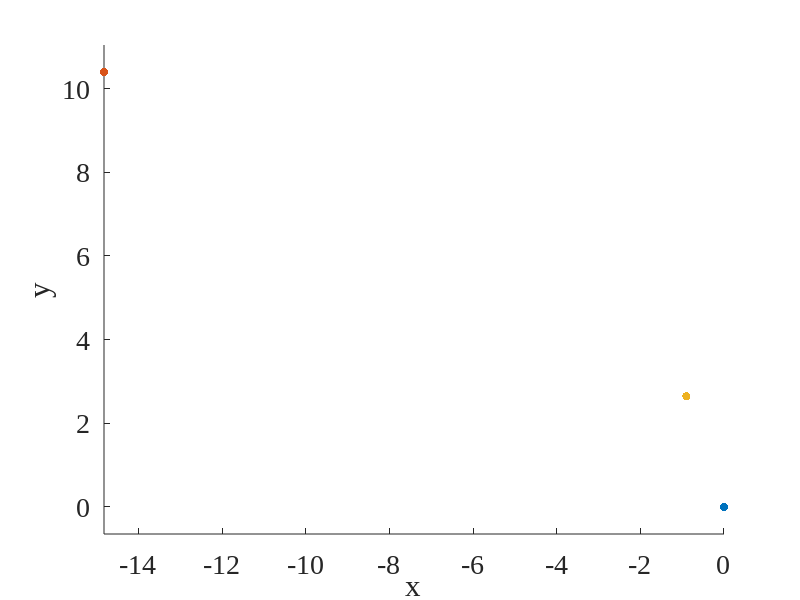

MATLAB code for this plot: (Note: this script raises an error after producing the figure.)
% close all
mu = 1;
xA0 = -14.8229; yA0 = 10.3939;
xD0 = -0.9002; yD0 = 2.6429;
vAx0 = 0.4186; vAy0 = 0.1537; 
vDx0 = -0.538; vDy0 = 0.7667;

% xA0 = -20; yA0 = 10;
% xD0 = -1; yD0 = 2;
% vAx0 = 1; vAy0 = 0; 
% vDx0 = 0; vDy0 = 2;

uA = 1; uD = 2;

ax1 = figure;hold on 
axis equal
xlabel('x');
ylabel('y');
set(gca,'FontName','Times New Roman','FontSize',20)
scatter(0,0,'green','filled')
scatter(xA0,yA0,'red','filled')
scatter(xD0,yD0,'blue','filled')

t = 0;
dt = 0.001;
xA = xA0;
yA = yA0;
vAx = vAx0;
vAy = vAy0;
xD = xD0;
yD = yD0;
vDx = vDx0;
vDy = vDy0;

[op_tx,op_ty,op_thetaA,op_thetaD,t_minimal,ti,to] = find_optimal_RA_double_integrator(xA,yA,vAx,vAy,uA,xD,yD,vDx,vDy,uD,mu);
[op_vx,op_vy] = get_vXY(t_minimal,op_thetaA,uA,vAx0,vAy0,mu);
draw_ADR(ti,to,xA,yA,vAx,vAy,uA,xD,yD,vDx,vDy,uD,mu,ax1,[0 0 0],true);
draw_trajectory(op_thetaA,op_thetaD,t_minimal,mu,uA,xA0,yA0,vAx0,vAy0,uD,xD0,yD0,vDx0,vDy0,ax1)
scatter(op_tx,op_ty,'magenta','filled','pentagram')
tx_lst = [];
ty_lst = [];
xA_lst = [];
yA_lst = [];
xD_lst = [];
yD_lst = [];
thetaA_lst = [];
thetaD_lst = [];
tx2_lst = [];
ty2_lst = [];
i = 1;
I = 10;
[~,~,tx0,ty0]=find_optimal_RA(xD,yD,xA,yA,uA/uD);
tx = tx0;
ty = ty0;
[thetaA1,~] = ddi_target_theta(xA0,yA0,vAx0,vAy0,uA,tx,ty,mu);
[thetaD1,~] = ddi_target_theta(xD0,yD0,vDx0,vDy0,uD,tx,ty,mu);
% simulate to Te
[TeA,~,~] = simulate_to_Te(tx,ty,xA0,yA0,vAx0,vAy0,uA,mu);
[TeD,~,~] = simulate_to_Te(tx,ty,xD0,yD0,vDx0,vDy0,uD,mu);
Te = min(TeA,TeD);
[xA1,yA1] = get_XY(Te,thetaA1,uA,xA0,yA0,vAx0,vAy0,mu);
scatter(xA1,yA1,20,[0,0.8,0.3],'filled');
[xD1,yD1] = get_XY(Te,thetaD1,uD,xD0,yD0,vDx0,vDy0,mu);
scatter(xD1,yD1,20,[0.5,0.7,0],'filled');

[~,~,tx1,ty1]=find_optimal_RA(xD1,yD1,xA1,yA1,uA/uD);
[thetaA2,~] = ddi_target_theta(xA0,yA0,vAx0,vAy0,uA,tx1,ty1,mu);
[thetaD2,~] = ddi_target_theta(xD0,yD0,vDx0,vDy0,uD,tx1,ty1,mu);
[xA,yA] = get_XY(Te,thetaA2,uA,xA0,yA0,vAx0,vAy0,mu);
scatter(xA,yA,20,[0,0.8,0.3],'filled');
[xD,yD] = get_XY(Te,thetaD2,uD,xD0,yD0,vDx0,vDy0,mu);
scatter(xD,yD,20,[0.5,0.7,0],'filled');

[vAx1,vAy1] = get_vXY(Te,thetaA1,uA,vAx0,vAy0,mu);
[vAx2,vAy2] = get_vXY(Te,thetaA2,uA,vAx0,vAy0,mu);
delta_theta_trueA = atan2(vAy2,vAx2)-atan2(vAy1,vAx1);

[vDx1,vDy1] = get_vXY(Te,thetaD1,uD,vDx0,vDy0,mu);
[vDx2,vDy2] = get_vXY(Te,thetaD2,uD,vDx0,vDy0,mu);
delta_theta_trueD = atan2(vDy2,vDx2)-atan2(vDy1,vDx1);

alpha_xA = (xA-xA1)/delta_theta_trueA+yA;
alpha_yA = xA-(yA-yA1)/delta_theta_trueA;
alpha_xD = (xD-xD1)/delta_theta_trueD+yD;
alpha_yD = xD-(yD-yD1)/delta_theta_trueD;

t_fA = sqrt((tx-xA0)^2+(ty-yA0)^2)/(uA/mu);
t_fD = sqrt((tx-xD0)^2+(ty-yD0)^2)/(uD/mu);
t_f = min(t_fA,t_fD);
simulate_2_to_tf(tx0,ty0,tx1,ty1,xA0,yA0,vAx0,vAy0,uA,mu,t_f,Te);

xA2 = xA;
yA2 = yA;
xD2 = xD;
yD2 = yD;
% find terminal
while true
    if true
        tx_lst(end+1) = tx;
        ty_lst(end+1) = ty;
        thetaA_lst(end+1) = thetaA2;
        thetaD_lst(end+1) = thetaD2;
    end

    if i>=I
        break
    end
    [~,~,tx,ty]=find_optimal_RA(xD,yD,xA,yA,uA/uD);
    scatter(tx,ty,50,'yellow','filled','pentagram')
    [thetaA2,tA] = ddi_target_theta(xA0,yA0,vAx0,vAy0,uA,tx,ty,mu);
    [thetaD2,tD] = ddi_target_theta(xD0,yD0,vDx0,vDy0,uD,tx,ty,mu);
    tt = min(tA,tD);
    draw_trajectory(thetaA2,thetaD2,tt,mu,uA,xA0,yA0,vAx0,vAy0,uD,xD0,yD0,vDx0,vDy0,ax1)

    [vAx,vAy] = get_vXY(Te,thetaA2,uA,vAx0,vAy0,mu);
    delta_theta_trueA = atan2(vAy1,vAx1)-atan2(vAy,vAx);

    delta_theta_xA = (tx1-tx)/(-ty1+alpha_xA);
    delta_theta_yA = (ty1-ty)/(tx1-alpha_yA); 
    % avg_delta_theta_A = (delta_theta_xA+delta_theta_yA)/2;
    delta_Ax = delta_theta_xA*(-yA2+alpha_xA);
    delta_Ay = delta_theta_yA*(xA2-alpha_yA);
    if abs(-ty1+alpha_xA)<1e-1
        delta_Ax = 0;
    end
    if abs(tx1-alpha_yA)<1e-1
        delta_Ay = 0;
    end

    est_Ax = xA2-delta_Ax;
    est_Ay = yA2-delta_Ay;
    % scatter(est_Ax,est_Ay,50,[0,0.8,0.3],"square",'filled','+');
    %

    [vDx,vDy] = get_vXY(Te,thetaD2,uD,vDx0,vDy0,mu);
    delta_theta_trueD = atan2(vDy1,vDx1)-atan2(vDy,vDx);

    delta_theta_xD = (tx1-tx)/(-ty1+alpha_xD);
    delta_theta_yD = (ty1-ty)/(tx1-alpha_yD); 
    % avg_delta_theta_D = (delta_theta_xD+delta_theta_yD)/2;
    delta_Dx = delta_theta_xD*(-yD2+alpha_xD);
    delta_Dy = delta_theta_yD*(xD2-alpha_yD);
    if abs(-ty1+alpha_xD)<1e-1
        delta_Dx = 0;
    end
    if abs(tx1-alpha_yD)<1e-1
        delta_Dy = 0;
    end

    est_Dx = xD2-delta_Dx;
    est_Dy = yD2-delta_Dy;
    % scatter(est_Dx,est_Dy,50,[0.5,0.7,0],"square",'filled','+');

    xA = est_Ax;
    yA = est_Ay;
    xD = est_Dx;
    yD = est_Dy;

    scatter(xA,yA,20,[0,0.8,0.3],'filled');
    scatter(xD,yD,20,[0.5,0.7,0],'filled');

    i = i+1;
end
draw_trajectory(thetaA2,thetaD2,tt,mu,uA,xA0,yA0,vAx0,vAy0,uD,xD0,yD0,vDx0,vDy0,ax1)
plot(tx_lst,ty_lst,'LineWidth',1,'Color',[0.5,0.5,0.5]);
scatter(tx_lst,ty_lst,20,[0.5,0.5,0.5],'filled');
scatter(tx,ty,50,'yellow','filled','pentagram');
sqrt((op_tx-tx)^2+(op_ty-ty)^2)


function [ax,ay]=simulate_2_to_tf(tx,ty,tx2,ty2,x0,y0,vx0,vy0,u,mu,t_f,t_E)
    t = 0;
    dt = 0.1;
    theta0 = atan2(vy0,vx0);
    theta_t = ddi_target_theta(x0,y0,vx0,vy0,u,tx,ty,mu);
    theta_t2 = ddi_target_theta(x0,y0,vx0,vy0,u,tx2,ty2,mu);
    ftheta0 = ddi_ftheta(u,sqrt(vx0^2+vy0^2),theta_t,theta0);
    x = x0;
    y = y0;
    vx = vx0;
    vy = vy0;
    x2 = x0;
    y2 = y0;
    vx2 = vx0;
    vy2 = vy0;
    ibx = 0;
    iby = 0;
    iax = 0;
    iay = 0;
    while true
        [x,y] = get_XY(dt,theta_t,u,x,y,vx,vy,mu);
        [vx,vy] = get_vXY(dt,theta_t,u,vx,vy,mu);
        [x2,y2] = get_XY(dt,theta_t2,u,x2,y2,vx2,vy2,mu);
        [vx2,vy2] = get_vXY(dt,theta_t2,u,vx2,vy2,mu);
        t = t + dt;
        v = sqrt(vx^2+vy^2);
        v2 = sqrt(vx2^2+vy2^2);
        v_theta = atan2(vy,vx);
        v_theta2 = atan2(vy2,vx2);
        ftheta = ddi_ftheta(u,v,theta_t,v_theta);
        ftheta2 = ddi_ftheta(u,v2,theta_t2,v_theta2);
        fv = ddi_fv(u,mu,v,theta_t,v_theta);
        fv2 = ddi_fv(u,mu,v2,theta_t2,v_theta2);
        ibx = ibx + dt*cos(v_theta2)*(v2-v);
        iby = iby + dt*sin(v_theta2)*(v2-v);
        iax = iax + dt*(ftheta2-ftheta)*y2;
        iay = iay + dt*(ftheta2-ftheta)*x2;
        if t>t_f
            ax = (iax+ibx)/(v_theta2-v_theta);
            ay = (iay+iby)/(v_theta2-v_theta);
            return
        end
        if abs(t-t_E)<=dt
            ax = (iax+ibx)/(v_theta2-v_theta);
            ay = (iay+iby)/(v_theta2-v_theta);
        end
    end
end
